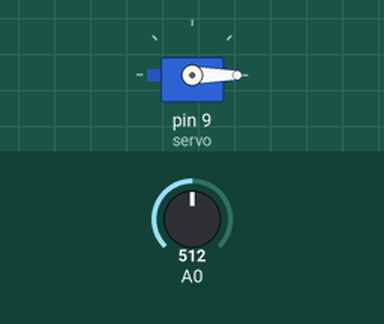
Bench run of a sketch on a simulated Arduino Uno, built with avr-gcc and run on an emulated ATmega328P. Shown: servo. The test bench sets the inputs (shaded band); at power-on: A0 = 512. The ROS host is connected and sends only what is stated.

Above: at 1.2 s.
1.3 s: A0 set to 306
At 2.5 s:
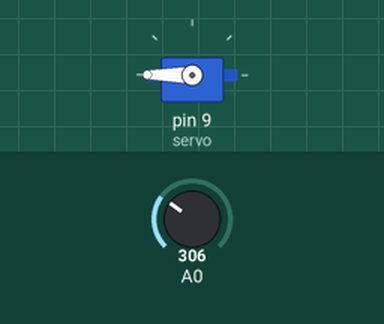
2.8 s: A0 set to 122
At 3.7 s:
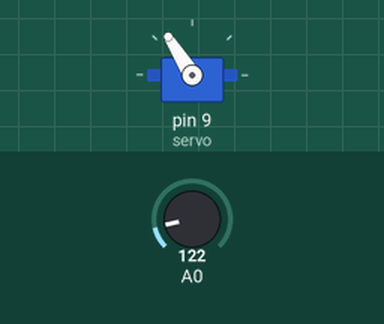
4.3 s: A0 set to 900
At 4.8 s:
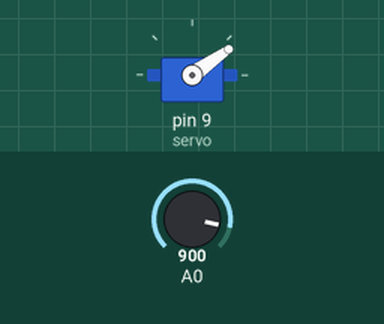
5.8 s: A0 set to 1023
At 7.0 s:
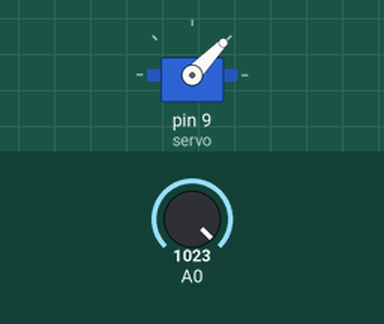
7.3 s: A0 set to 511
At 8.3 s:
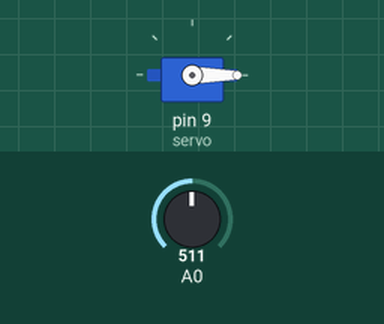
Timing chart, 0 to 9.8 s (numbered marks = the images above; inputs shaded):
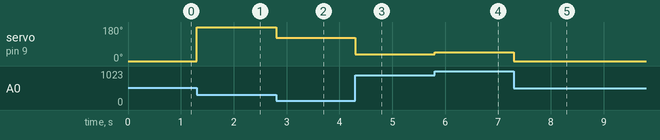

Measured:
- after the input at 1.3 s, servo on pin 9 (servo): 0° → 180° at once
- after the input at 2.8 s, servo on pin 9 (servo): 180° → 122° at once
- after the input at 4.3 s, servo on pin 9 (servo): 122° → 35° at once
- after the input at 5.8 s, servo on pin 9 (servo): 35° → 46° at once
- after the input at 7.3 s, servo on pin 9 (servo): 46° → 0° at once

The sketch:

spinning__in_rviz.ino
```cpp
#include <ros.h>
#include <ros/time.h>
#include <tf/tf.h>
#include <Servo.h>
#include <tf/transform_broadcaster.h>
#include <std_msgs/UInt16.h>

float theta;
int degreesPrev = 0;

Servo servo;

ros::NodeHandle  nh;

geometry_msgs::TransformStamped t;
tf::TransformBroadcaster broadcaster;

char world_link[] = "/world_link";
char knob_link[] = "/knob_link";

void setup()
{
  nh.initNode();
  broadcaster.init(nh);
  servo.attach(9);
}

void loop()
{
  nh.spinOnce();
  int degrees = analogRead(A0);
  float tmp = degrees * 3.14 / 180;
  theta = tmp;
  if (degreesPrev - degrees > 2 || degreesPrev - degrees < -2 )
  {
    servo.write(degrees);
  }
  degreesPrev = degrees;
  t.header.frame_id = world_link;
  t.child_frame_id = knob_link;

  t.transform.translation.x = 0.0;
  t.transform.translation.y = 0.0;
  t.transform.translation.z = 1.3;

  t.transform.rotation = tf::createQuaternionFromYaw(theta);
  t.header.stamp = nh.now();

  broadcaster.sendTransform(t);

  delay(1);
}
```
